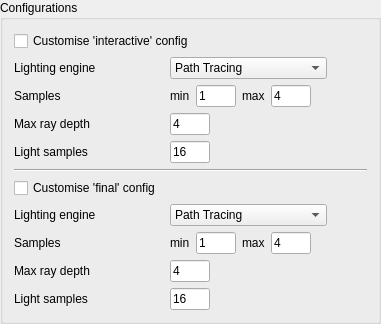
             <widget class="QGroupBox" name="groupBox">
              <property name="title">
               <string>Configurations</string>
              </property>
              <layout class="QVBoxLayout" name="verticalLayout">
               <item>
                <widget class="QCheckBox" name="ms_customInteractiveConfigCheck">
                 <property name="minimumSize">
                  <size>
                   <width>150</width>
                   <height>0</height>
                  </size>
                 </property>
                 <property name="text">
                  <string>Customise 'interactive' config</string>
                 </property>
                </widget>
               </item>
               <item>
                <layout class="QHBoxLayout" name="horizontalLayout">
                 <item>
                  <widget class="QLabel" name="label_6">
                   <property name="minimumSize">
                    <size>
                     <width>150</width>
                     <height>0</height>
                    </size>
                   </property>
                   <property name="maximumSize">
                    <size>
                     <width>150</width>
                     <height>16777215</height>
                    </size>
                   </property>
                   <property name="text">
                    <string>Lighting engine</string>
                   </property>
                  </widget>
                 </item>
                 <item>
                  <widget class="QComboBox" name="ms_customInteractiveConfigEngine">
                   <item>
                    <property name="text">
                     <string>Path Tracing</string>
                    </property>
                   </item>
                   <item>
                    <property name="text">
                     <string>Distributed Ray Tracing</string>
                    </property>
                   </item>
                  </widget>
                 </item>
                 <item>
                  <spacer name="horizontalSpacer_12">
                   <property name="orientation">
                    <enum>Qt::Horizontal</enum>
                   </property>
                   <property name="sizeHint" stdset="0">
                    <size>
                     <width>40</width>
                     <height>20</height>
                    </size>
                   </property>
                  </spacer>
                 </item>
                </layout>
               </item>
               <item>
                <layout class="QHBoxLayout" name="horizontalLayout_7">
                 <item>
                  <widget class="QLabel" name="label_7">
                   <property name="minimumSize">
                    <size>
                     <width>150</width>
                     <height>0</height>
                    </size>
                   </property>
                   <property name="text">
                    <string>Samples</string>
                   </property>
                  </widget>
                 </item>
                 <item>
                  <widget class="QLabel" name="label_9">
                   <property name="text">
                    <string>min</string>
                   </property>
                  </widget>
                 </item>
                 <item>
                  <widget class="QLineEdit" name="ms_customInteractiveConfigMinSamples">
                   <property name="minimumSize">
                    <size>
                     <width>40</width>
                     <height>0</height>
                    </size>
                   </property>
                   <property name="maximumSize">
                    <size>
                     <width>40</width>
                     <height>16777215</height>
                    </size>
                   </property>
                   <property name="inputMethodHints">
                    <set>Qt::ImhNone</set>
                   </property>
                   <property name="inputMask">
                    <string/>
                   </property>
                   <property name="text">
                    <string>1</string>
                   </property>
                  </widget>
                 </item>
                 <item>
                  <widget class="QLabel" name="label_8">
                   <property name="text">
                    <string>max</string>
                   </property>
                  </widget>
                 </item>
                 <item>
                  <widget class="QLineEdit" name="ms_customInteractiveConfigMaxSamples">
                   <property name="minimumSize">
                    <size>
                     <width>40</width>
                     <height>0</height>
                    </size>
                   </property>
                   <property name="maximumSize">
                    <size>
                     <width>40</width>
                     <height>16777215</height>
                    </size>
                   </property>
                   <property name="text">
                    <string>4</string>
                   </property>
                  </widget>
                 </item>
                 <item>
                  <spacer name="horizontalSpacer_6">
                   <property name="orientation">
                    <enum>Qt::Horizontal</enum>
                   </property>
                   <property name="sizeHint" stdset="0">
                    <size>
                     <width>40</width>
                     <height>20</height>
                    </size>
                   </property>
                  </spacer>
                 </item>
                </layout>
               </item>
               <item>
                <layout class="QHBoxLayout" name="horizontalLayout_12">
                 <item>
                  <widget class="QLabel" name="label_16">
                   <property name="minimumSize">
                    <size>
                     <width>150</width>
                     <height>0</height>
                    </size>
                   </property>
                   <property name="text">
                    <string>Max ray depth</string>
                   </property>
                  </widget>
                 </item>
                 <item>
                  <widget class="QLineEdit" name="ms_customInteractiveConfigMaxRayDepth">
                   <property name="minimumSize">
                    <size>
                     <width>40</width>
                     <height>0</height>
                    </size>
                   </property>
                   <property name="maximumSize">
                    <size>
                     <width>40</width>
                     <height>16777215</height>
                    </size>
                   </property>
                   <property name="text">
                    <string>4</string>
                   </property>
                  </widget>
                 </item>
                 <item>
                  <spacer name="horizontalSpacer_8">
                   <property name="orientation">
                    <enum>Qt::Horizontal</enum>
                   </property>
                   <property name="sizeHint" stdset="0">
                    <size>
                     <width>40</width>
                     <height>20</height>
                    </size>
                   </property>
                  </spacer>
                 </item>
                </layout>
               </item>
               <item>
                <layout class="QHBoxLayout" name="horizontalLayout_29">
                 <item>
                  <widget class="QLabel" name="label_53">
                   <property name="minimumSize">
                    <size>
                     <width>150</width>
                     <height>0</height>
                    </size>
                   </property>
                   <property name="text">
                    <string>Light samples</string>
                   </property>
                  </widget>
                 </item>
                 <item>
                  <widget class="QLineEdit" name="ms_customInteractiveConfigLightSamples">
                   <property name="minimumSize">
                    <size>
                     <width>40</width>
                     <height>0</height>
                    </size>
                   </property>
                   <property name="maximumSize">
                    <size>
                     <width>40</width>
                     <height>16777215</height>
                    </size>
                   </property>
                   <property name="text">
                    <string>16</string>
                   </property>
                  </widget>
                 </item>
                 <item>
                  <spacer name="horizontalSpacer_30">
                   <property name="orientation">
                    <enum>Qt::Horizontal</enum>
                   </property>
                   <property name="sizeHint" stdset="0">
                    <size>
                     <width>40</width>
                     <height>20</height>
                    </size>
                   </property>
                  </spacer>
                 </item>
                </layout>
               </item>
               <item>
                <widget class="Line" name="line">
                 <property name="orientation">
                  <enum>Qt::Horizontal</enum>
                 </property>
                </widget>
               </item>
               <item>
                <widget class="QCheckBox" name="ms_customFinalConfigCheck">
                 <property name="text">
                  <string>Customise 'final' config</string>
                 </property>
                </widget>
               </item>
               <item>
                <layout class="QHBoxLayout" name="horizontalLayout_9">
                 <item>
                  <widget class="QLabel" name="label_11">
                   <property name="minimumSize">
                    <size>
                     <width>150</width>
                     <height>0</height>
                    </size>
                   </property>
                   <property name="maximumSize">
                    <size>
                     <width>150</width>
                     <height>16777215</height>
                    </size>
                   </property>
                   <property name="text">
                    <string>Lighting engine</string>
                   </property>
                  </widget>
                 </item>
                 <item>
                  <widget class="QComboBox" name="ms_customFinalConfigEngine">
                   <item>
                    <property name="text">
                     <string>Path Tracing</string>
                    </property>
                   </item>
                   <item>
                    <property name="text">
                     <string>Distributed Ray Tracing</string>
                    </property>
                   </item>
                  </widget>
                 </item>
                 <item>
                  <spacer name="horizontalSpacer_13">
                   <property name="orientation">
                    <enum>Qt::Horizontal</enum>
                   </property>
                   <property name="sizeHint" stdset="0">
                    <size>
                     <width>40</width>
                     <height>20</height>
                    </size>
                   </property>
                  </spacer>
                 </item>
                </layout>
               </item>
               <item>
                <layout class="QHBoxLayout" name="horizontalLayout_10">
                 <item>
                  <widget class="QLabel" name="label_12">
                   <property name="minimumSize">
                    <size>
                     <width>150</width>
                     <height>0</height>
                    </size>
                   </property>
                   <property name="text">
                    <string>Samples</string>
                   </property>
                  </widget>
                 </item>
                 <item>
                  <widget class="QLabel" name="label_13">
                   <property name="text">
                    <string>min</string>
                   </property>
                  </widget>
                 </item>
                 <item>
                  <widget class="QLineEdit" name="ms_customFinalConfigMinSamples">
                   <property name="minimumSize">
                    <size>
                     <width>40</width>
                     <height>0</height>
                    </size>
                   </property>
                   <property name="maximumSize">
                    <size>
                     <width>40</width>
                     <height>16777215</height>
                    </size>
                   </property>
                   <property name="inputMethodHints">
                    <set>Qt::ImhNone</set>
                   </property>
                   <property name="inputMask">
                    <string/>
                   </property>
                   <property name="text">
                    <string>1</string>
                   </property>
                  </widget>
                 </item>
                 <item>
                  <widget class="QLabel" name="label_14">
                   <property name="text">
                    <string>max</string>
                   </property>
                  </widget>
                 </item>
                 <item>
                  <widget class="QLineEdit" name="ms_customFinalConfigMaxSamples">
                   <property name="minimumSize">
                    <size>
                     <width>40</width>
                     <height>0</height>
                    </size>
                   </property>
                   <property name="maximumSize">
                    <size>
                     <width>40</width>
                     <height>16777215</height>
                    </size>
                   </property>
                   <property name="text">
                    <string>4</string>
                   </property>
                  </widget>
                 </item>
                 <item>
                  <spacer name="horizontalSpacer_7">
                   <property name="orientation">
                    <enum>Qt::Horizontal</enum>
                   </property>
                   <property name="sizeHint" stdset="0">
                    <size>
                     <width>40</width>
                     <height>20</height>
                    </size>
                   </property>
                  </spacer>
                 </item>
                </layout>
               </item>
               <item>
                <layout class="QHBoxLayout" name="horizontalLayout_28">
                 <item>
                  <widget class="QLabel" name="label_52">
                   <property name="minimumSize">
                    <size>
                     <width>150</width>
                     <height>0</height>
                    </size>
                   </property>
                   <property name="text">
                    <string>Max ray depth</string>
                   </property>
                  </widget>
                 </item>
                 <item>
                  <widget class="QLineEdit" name="ms_customFinalConfigMaxRayDepth">
                   <property name="minimumSize">
                    <size>
                     <width>40</width>
                     <height>0</height>
                    </size>
                   </property>
                   <property name="maximumSize">
                    <size>
                     <width>40</width>
                     <height>16777215</height>
                    </size>
                   </property>
                   <property name="text">
                    <string>4</string>
                   </property>
                  </widget>
                 </item>
                 <item>
                  <spacer name="horizontalSpacer_29">
                   <property name="orientation">
                    <enum>Qt::Horizontal</enum>
                   </property>
                   <property name="sizeHint" stdset="0">
                    <size>
                     <width>40</width>
                     <height>20</height>
                    </size>
                   </property>
                  </spacer>
                 </item>
                </layout>
               </item>
               <item>
                <layout class="QHBoxLayout" name="horizontalLayout_30">
                 <item>
                  <widget class="QLabel" name="label_54">
                   <property name="minimumSize">
                    <size>
                     <width>150</width>
                     <height>0</height>
                    </size>
                   </property>
                   <property name="text">
                    <string>Light samples</string>
                   </property>
                  </widget>
                 </item>
                 <item>
                  <widget class="QLineEdit" name="ms_customFinalConfigLightSamples">
                   <property name="minimumSize">
                    <size>
                     <width>40</width>
                     <height>0</height>
                    </size>
                   </property>
                   <property name="maximumSize">
                    <size>
                     <width>40</width>
                     <height>16777215</height>
                    </size>
                   </property>
                   <property name="text">
                    <string>16</string>
                   </property>
                  </widget>
                 </item>
                 <item>
                  <spacer name="horizontalSpacer_31">
                   <property name="orientation">
                    <enum>Qt::Horizontal</enum>
                   </property>
                   <property name="sizeHint" stdset="0">
                    <size>
                     <width>40</width>
                     <height>20</height>
                    </size>
                   </property>
                  </spacer>
                 </item>
                </layout>
               </item>
              </layout>
             </widget>
